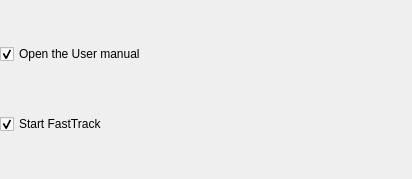
<?xml version="1.0" encoding="UTF-8"?>
<ui version="4.0">
 <class>ReadMeCheckBoxForm</class>
 <widget class="QWidget" name="ReadMeCheckBoxForm">
  <property name="geometry">
   <rect>
    <x>0</x>
    <y>0</y>
    <width>412</width>
    <height>179</height>
   </rect>
  </property>
  <layout class="QVBoxLayout" name="verticalLayout">
   <property name="leftMargin">
    <number>0</number>
   </property>
   <property name="topMargin">
    <number>0</number>
   </property>
   <property name="rightMargin">
    <number>0</number>
   </property>
   <property name="bottomMargin">
    <number>0</number>
   </property>
   <item>
    <widget class="QCheckBox" name="readMeCheckBox">
     <property name="text">
      <string>Open the User manual</string>
     </property>
     <property name="checked">
      <bool>true</bool>
     </property>
     <property name="tristate">
      <bool>false</bool>
     </property>
    </widget>
   </item>
   <item>
    <widget class="QCheckBox" name="startCheckBox">
     <property name="text">
      <string>Start FastTrack</string>
     </property>
     <property name="checked">
      <bool>true</bool>
     </property>
    </widget>
   </item>
  </layout>
 </widget>
 <resources/>
 <connections/>
</ui>
